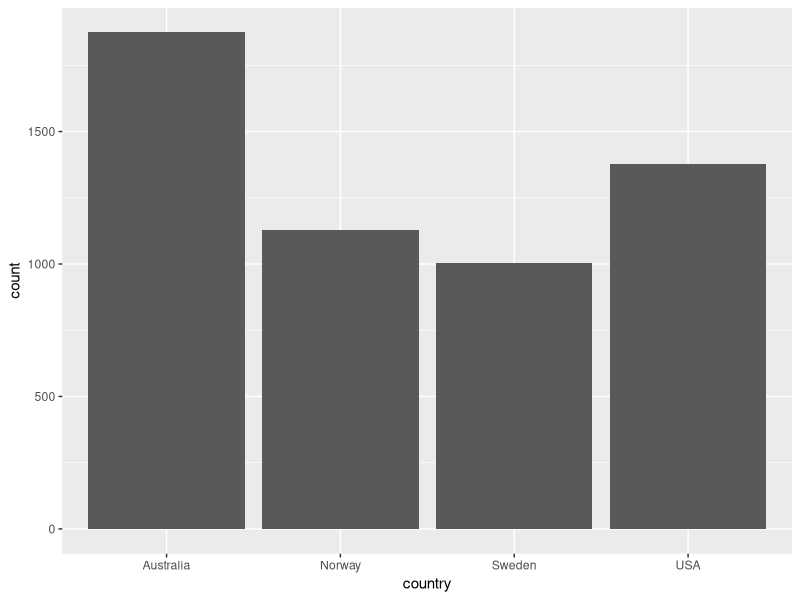

R code for this plot:
## ---- chunk 1
library(tidyverse) 
library(carData)
data("WVS")
## ---- chunk 2
view(WVS)
nrow(WVS)
ncol(WVS)
## ---- chunk 3
WVS %>%
  count(country)
## ---- chunk 4
WVS %>%
  ggplot(data = WVS, mapping = aes(x = country)) +
  geom_bar()
## ---- chunk 5
WVS %>%
  count(gender)
## ---- chunk 6
WVS %>%
  count(religion)
